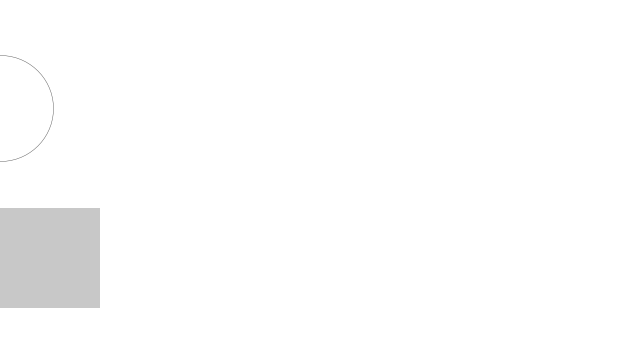
Frame 1 (no input)
Frame 60 (the mouse pressed at the canvas centre just before this capture): identical to frame 1, image omitted
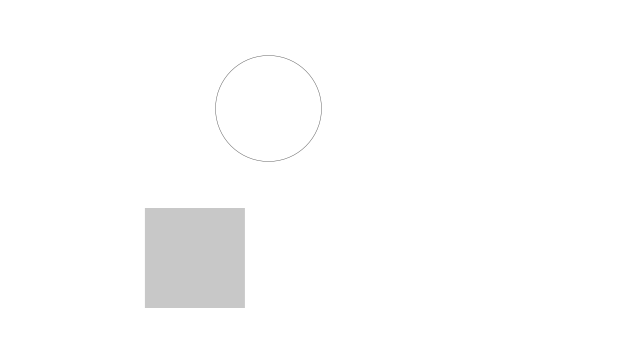
Frame 120 (the mouse held since frame 60 and released just before this capture)

The Processing sketch that drew these frames (run headless with seeded random() and noise(); from frame 60 on, the mouse is pressed at the canvas centre):

// Processing sketch: processing_65089
// ── processing_65089.pde

  
  
float rx, ry;    // rectangle x- and y-coordinate
float rd = 100;  // rectangle width  
float ex, ey;    // ellipse x- and y-coordinate
float ed = 106;  // ellipse diameter
float easing=0.01;
boolean rectOver = false;
boolean circleOver = false;  
color rectColor,circleColor,baseColor;
color rectHighlight,circleHighlight;
color currentColor;

void setup() {
  size(640, 360);
  smooth();
  rectColor = color(200);
  rectHighlight = color(50);
  circleColor = color(255);
  circleHighlight = color(240);
  baseColor = color(255);
  currentColor = baseColor;

// Set the x- and y-coordinates for the rectangle
  ry = height * 0.3 + rd;   
// Set the x- and y-coordinates for the ellipse
  ey = height * 0.3;
}
  
  
void draw() {
  update(mouseX, mouseY);
  background(currentColor);
  
  noStroke();
  float targetX=mouseX;


//set rect
  rx += (targetX-rx)*easing;

//set circle
  ex += (targetX-ex)*easing*3;
  
  
  if (mousePressed == true && circleOver)
  {
     //currentColor = circleColor;
      fill(199,80,27,50);      
      ellipse(ex-5, ey-5, ed, ed);
      fill(27,125,162,50);
      ellipse(ex+5, ey+5, ed, ed);
  }else{
      if(circleOver) {
        fill(circleHighlight);
      } else {
        fill(circleColor);
      }    
      stroke(100);
      strokeWeight(0.5);
      ellipse(ex, ey, ed, ed);
  }
  
  if (mousePressed == true && rectOver)
  {
       fill(rectHighlight);    
       rect(rx-15, ry-15, rd+30, rd+30); 
  }else if(mousePressed != true && rectOver){
       fill(rectHighlight);
       rect(rx, ry, rd, rd);         
  }else{
       noStroke();
       fill(rectColor);
       rect(rx, ry, rd, rd);  
    }
}



void update(int x, int y)
{
  if( overCircle(ex, ey, ed) ) {
    circleOver = true;
    rectOver = false;
  } else if ( overRect(rx, ry, rd, rd) ) {
    rectOver = true;
    circleOver = false;
  } else {
    circleOver = rectOver = false;
  }
}



boolean overRect(float x, float y, float width, float height) 
{
  if (mouseX >= x && mouseX <= x+width && 
      mouseY >= y && mouseY <= y+height) {
    return true;
  } else {
    return false;
  }
}

boolean overCircle(float x, float y, float diameter) 
{
  float disX = x - mouseX;
  float disY = y - mouseY;
  if(sqrt(sq(disX) + sq(disY)) < diameter/2 ) {
    return true;
  } else {
    return false;
  }
}
